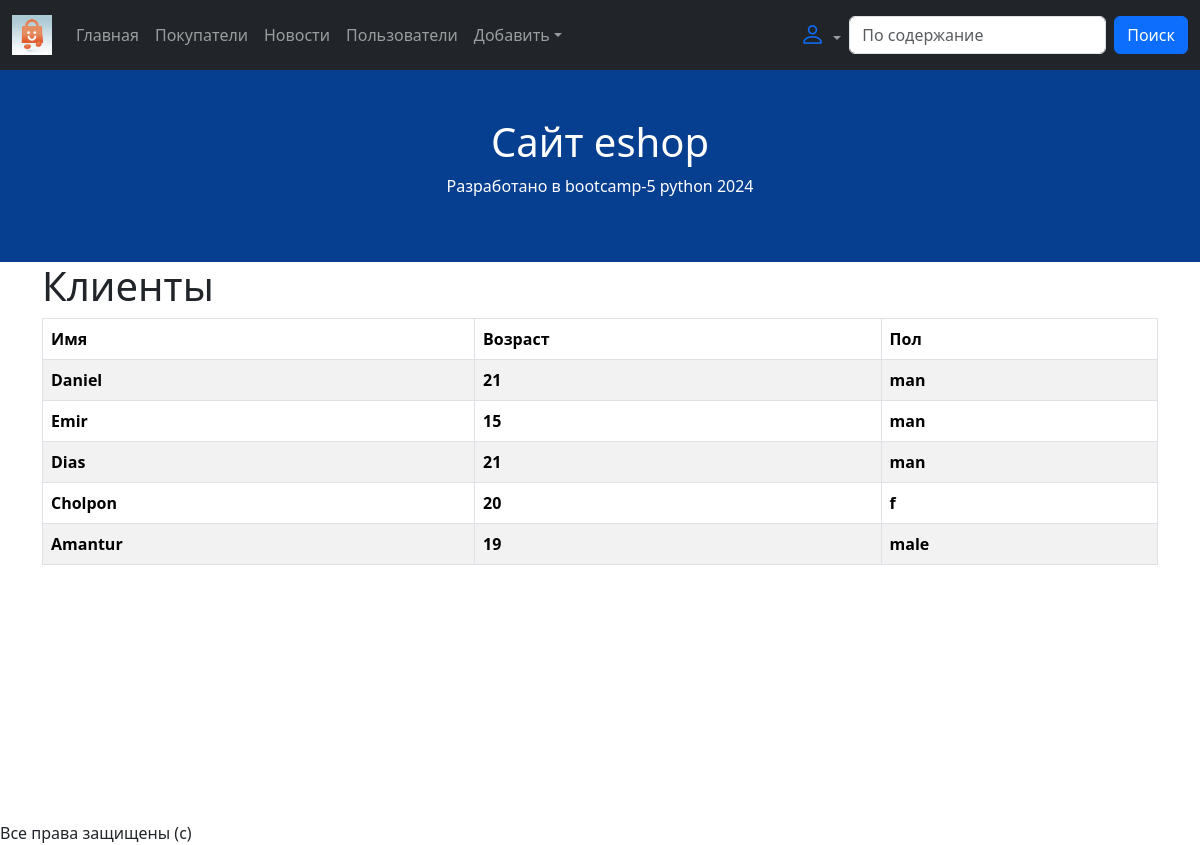
Page /costumers/ on the committed database.
### costumerapp/models.py (models this page shows, shortened)
class Costumer(models.Model):
    name = models.CharField(max_length=100)
    age = models.IntegerField()
    gender = models.CharField(max_length=50)
    user = models.OneToOneField(  # costumer_1 = Costumer() # costumer.user # user = User() # user.costumer
        to=User,
        on_delete=models.SET_NULL,
        null=True, blank=True
    )

### costumerapp/views.py (the view)
# urls.py: path('costumers/', costumer_view, name='costumer-list'),
def costumer_view(request):
    costumer_list = Costumer.objects.all()
    context = {"costumer_list": costumer_list}
    return render(request, 'costumers.html', context)

### costumerapp/templates/costumers.html
{% extends 'base.html' %}
{% block content %}
<h1>Клиенты</h1>
<table class="table table-striped table-bordered table-hover">
	<thead>
		<tr>
			<th>Имя</th>
			<th>Возраст</th>
			<th>Пол</th>
		</tr>
	</thead>
	<tbody>
		{% for costumer in costumer_list %}
		<tr>
			<th>{{ costumer.name }}</th>
			<th>{{ costumer.age }}</th>
			<th>{{ costumer.gender }}</th>
		</tr>
		{% endfor %}
	</tbody>
</table>
{% endblock %}

### rows in the picture
Costumer: name "Daniel", age "21", gender "man"
Costumer: name "Emir", age "15", gender "man"
Costumer: name "Dias", age "21", gender "man"
Costumer: name "Cholpon", age "20", gender "f"
Costumer: name "Amantur", age "19", gender "male"
